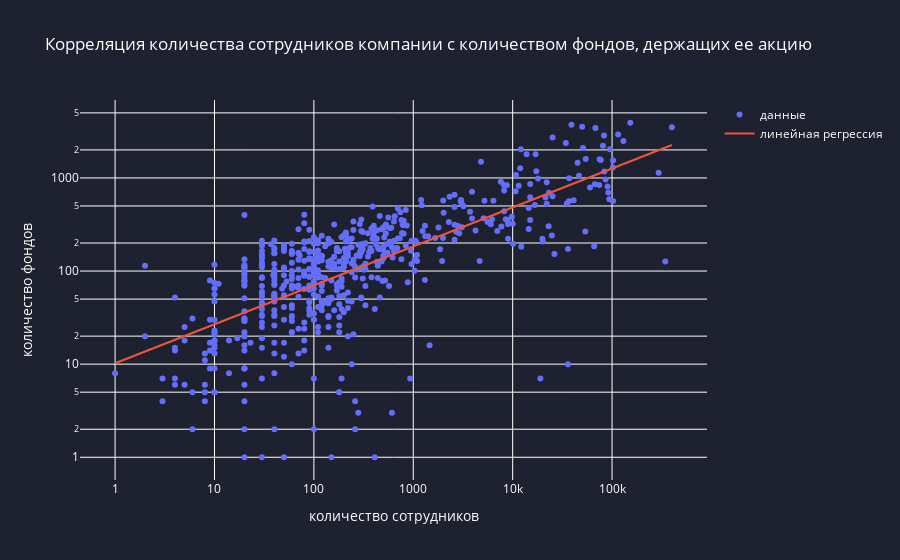

The cell this chart's notebook holds for it:
### Code cell
# посмотрим, коррелирует ли количество сотрудников (Employees из df_stock_info) с количеством фондов, держащих акцию (held_by из df_prices)
# так как данные по сотрудникам есть только текущие, возьмем последнее значение held_by для каждой акции

import plotly.graph_objects as go
import numpy as np
from scipy.stats import linregress

# преобразование данных
df_stock_info['Employees'] = df_stock_info['Employees'].replace('', pd.NA)
df_stock_info_filtered = df_stock_info[~df_stock_info['Employees'].isna()].copy()
df_stock_info_filtered['Employees'] = df_stock_info_filtered['Employees'].apply(lambda x: int(x.replace(',', '')))

print('employees:\n', df_stock_info_filtered['Employees'].describe())

latest_held_by = df_prices.groupby('stock_permalink')['held_by'].last().reset_index()
latest_held_by.columns = ['permalink', 'held_by']

print('held_by:\n', latest_held_by['held_by'].describe())

# объединяем по permalink
merged_data = pd.merge(latest_held_by, df_stock_info_filtered[['permalink', 'Employees']], on='permalink')
# удалим нули чтобы использовать log10
merged_data = merged_data[(merged_data['Employees'] > 0) & (merged_data['held_by'] > 0)]

# линейная регрессия
slope, intercept, r_value, p_value, std_err = linregress(np.log10(merged_data['Employees']), np.log10(merged_data['held_by']))

# прогнозные значения по модели
reg_line = intercept + slope * np.log10(merged_data['Employees'])

fig = go.Figure()
fig.add_trace(go.Scatter(
    x=merged_data['Employees'],
    y=merged_data['held_by'],
    mode='markers',
    text=merged_data['permalink'],
    name='данные'
))

fig.add_trace(go.Scatter(
    x=merged_data['Employees'],
    y=10**reg_line,
    mode='lines',
    name='линейная регрессия'
))

layout = go.Layout(
    title='Корреляция количества сотрудников компании с количеством фондов, держащих ее акцию',
    plot_bgcolor='#1e2130',
    paper_bgcolor='#1e2130',
    xaxis=dict(title='количество сотрудников', color='white', type='log'),
    yaxis=dict(title='количество фондов', color='white', type='log'),
    font=dict(color='white')
)

fig.update_layout(layout)
fig.show()

### Figure 1 — Plotly figure (JSON) as saved in the notebook; plotly's stock layout.template omitted (floating-point values rounded to 4 significant figures; data arrays with more than 128 entries replaced by an {"elided": "..."} marker saying what was removed)
{"data": [{"mode": "markers", "name": "данные", "text": {"elided": "589 str values"}, "type": "scatter", "x": {"elided": "589 int values"}, "y": {"elided": "589 int values"}}, {"mode": "lines", "name": "линейная регрессия", "type": "scatter", "x": {"elided": "589 int values"}, "y": {"elided": "589 float values"}}], "layout": {"font": {"color": "white"}, "paper_bgcolor": "#1e2130", "plot_bgcolor": "#1e2130", "title": {"text": "Корреляция количества сотрудников компании с количеством фондов, держащих ее акцию"}, "xaxis": {"color": "white", "title": {"text": "количество сотрудников"}, "type": "log"}, "yaxis": {"color": "white", "title": {"text": "количество фондов"}, "type": "log"}}}
